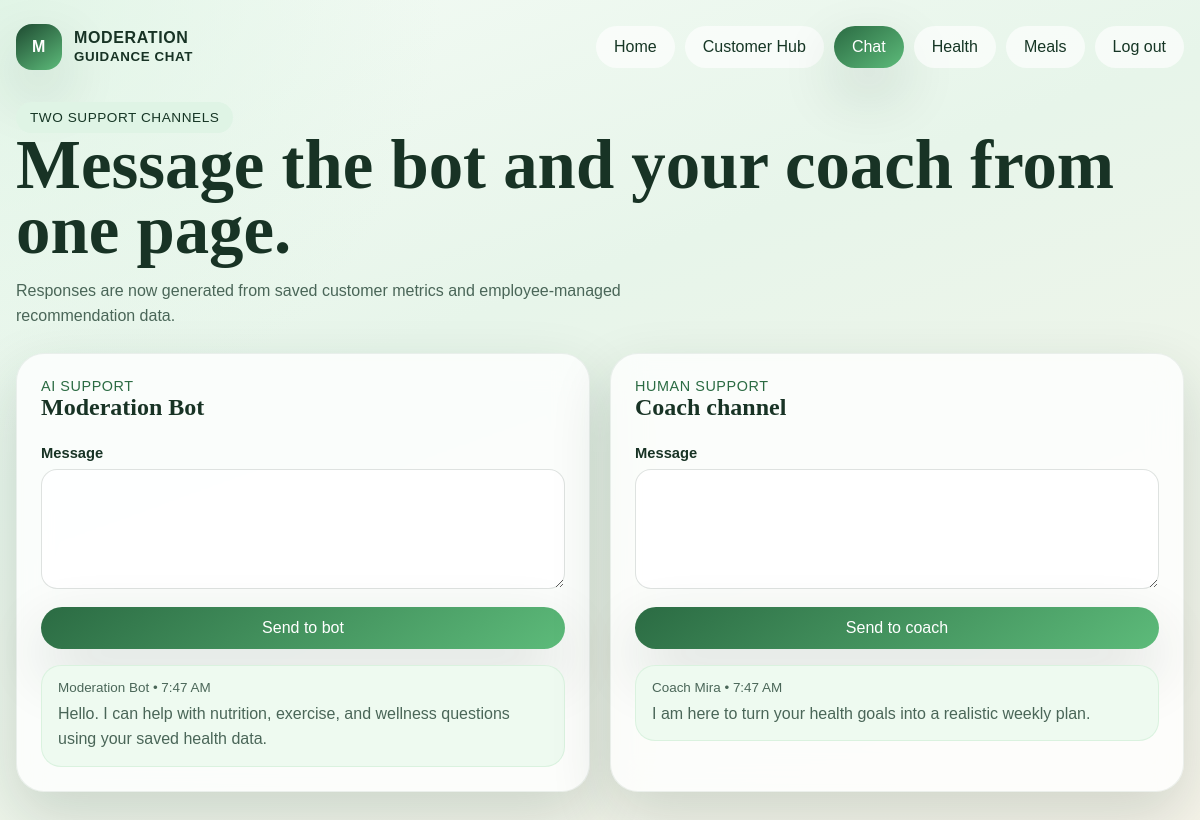
The page /chat/ (signed in) on the database its author committed.
### core/models.py (models this page shows)
class ChatMessage(models.Model):
	class Channels(models.TextChoices):
		CHATBOT = "chatbot", "Chatbot"
		COACH = "coach", "Coach"
	user = models.ForeignKey(User, on_delete=models.CASCADE, related_name="chat_messages")
	channel = models.CharField(max_length=20, choices=Channels.choices)
	author_name = models.CharField(max_length=255)
	message = models.TextField()
	is_machine_generated = models.BooleanField(default=False)
	created_at = models.DateTimeField(auto_now_add=True)
	class Meta:
		ordering = ["created_at", "id"]

### core/views.py (the view, shortened to what this page needs)
# urls.py: path("chat/", views.chat_view, name="chat"),
@customer_required
@require_http_methods(["GET", "POST"])
def chat_view(request):
	chatbot_form = ChatForm(prefix="chatbot", initial={"channel": ChatMessage.Channels.CHATBOT})
	coach_form = ChatForm(prefix="coach", initial={"channel": ChatMessage.Channels.COACH})
	return render(
		request,
		"core/chat.html",
		{
			"chatbot_form": chatbot_form,
			"coach_form": coach_form,
			"chatbot_messages": request.user.chat_messages.filter(channel=ChatMessage.Channels.CHATBOT),
			"coach_messages": request.user.chat_messages.filter(channel=ChatMessage.Channels.COACH),
			"active_page": "chat",
		},
	)

### core/forms.py
class ChatForm(forms.Form):
    channel = forms.ChoiceField(choices=ChatMessage.Channels.choices, widget=forms.HiddenInput())
    message = forms.CharField(widget=forms.Textarea(attrs={"rows": 4}))

### core/views.py (called while the page is built)
def customer_required(view_func):
	@wraps(view_func)
	@login_required
	def wrapped(request, *args, **kwargs):
		if request.user.role != User.Roles.CUSTOMER:
			return redirect("employee_dashboard")
		return view_func(request, *args, **kwargs)
	return wrapped

### templates/core/chat.html (shortened to what this page needs)
{% extends 'core/base.html' %}
{% block brand_subtitle %}Guidance Chat{% endblock %}
{% block content %}
<section class="page-header">
  <span class="eyebrow">Two support channels</span>
  <h1>Message the bot and your coach from one page.</h1>
  <p>
    Responses are now generated from saved customer metrics and employee-managed recommendation data.
  </p>
</section>
<section class="chat-grid">
  <article class="message-column">
    <div class="split-header">
      <div>
        <div class="kicker">AI support</div>
        <h2>Moderation Bot</h2>
      </div>
    </div>
    <form method="post">
      <div>
        <label for="{{ chatbot_form.message.id_for_label }}">Message</label>
        {{ chatbot_form.message }}
      </div>
      <button type="submit">Send to bot</button>
    </form>
    <div class="message-stream">
      {% for entry in chatbot_messages %}
        <article class="message-bubble">
          <span class="message-meta">{{ entry.author_name }} • {{ entry.created_at|date:'g:i A' }}</span>
          <p>{{ entry.message }}</p>
        </article>
      {% endfor %}
    </div>
  </article>
  <article class="message-column">
    <div class="split-header">
      <div>
        <div class="kicker">Human support</div>
        <h2>Coach channel</h2>
      </div>
    </div>
    <form method="post">
      <div>
        <label for="{{ coach_form.message.id_for_label }}">Message</label>
        {{ coach_form.message }}
      </div>
      <button type="submit">Send to coach</button>
    </form>
    <div class="message-stream">
      {% for entry in coach_messages %}
        <article class="message-bubble">
          <span class="message-meta">{{ entry.author_name }} • {{ entry.created_at|date:'g:i A' }}</span>
          <p>{{ entry.message }}</p>
        </article>
      {% endfor %}
    </div>
  </article>
</section>
{% endblock %}

### static/css/styles.css (style rules this page uses)
:root { --forest-950: #0f2a1f; --forest-900: #163625; --forest-800: #1e4a31; --forest-700: #2b6b43; --forest-500: #5dbb7a; --mint-100: #dff4e5; --mint-50: #eefaf0; --sand-50: #f8f4ea; --text-900: #183325; --text-700: #4a6658; --white: #ffffff; --shadow: 0 24px 60px rgba(18, 52, 35, 0.16); --radius-lg: 28px; --radius-md: 18px; }
* { box-sizing: border-box; }
body { margin: 0; font-family: "Trebuchet MS", "Gill Sans", sans-serif; color: var(--text-900); background: radial-gradient(circle at top left, rgba(223, 244, 229, 0.9), transparent 30%), linear-gradient(160deg, #f4fbf5 0%, #e7f5ea 38%, #f7f4ea 100%); min-height: 100vh; }
.nav a, .button, button { border: 0; cursor: pointer; border-radius: 999px; padding: 12px 18px; font: inherit; transition: transform 180ms ease, box-shadow 180ms ease, background 180ms ease; }
.button, button, .nav a.active, .static-button { background: linear-gradient(145deg, var(--forest-700), var(--forest-500)); color: var(--white); box-shadow: var(--shadow); }
.hero, .panel, .stat, .message-column, .feature-card, .notice { background: rgba(255, 255, 255, 0.78); backdrop-filter: blur(16px); border: 1px solid rgba(30, 74, 49, 0.08); box-shadow: var(--shadow); }
.eyebrow { display: inline-block; padding: 8px 14px; border-radius: 999px; background: var(--mint-100); color: var(--forest-900); font-size: 0.85rem; letter-spacing: 0.04em; text-transform: uppercase; }
h1, h2, h3 { font-family: Georgia, "Times New Roman", serif; margin: 0 0 14px; }
h1 { font-size: clamp(2.5rem, 6vw, 4.3rem); line-height: 0.95; }
p { margin: 0; color: var(--text-700); line-height: 1.6; }
.grid-2, .grid-3, .stats-grid, .chat-grid { display: grid; gap: 20px; }
.chat-grid { grid-template-columns: repeat(2, minmax(0, 1fr)); }
.panel, .feature-card, .message-column, .stat, .notice { border-radius: var(--radius-lg); padding: 24px; }
label { display: block; font-size: 0.92rem; font-weight: 700; margin-bottom: 8px; }
input, textarea, select { width: 100%; border: 1px solid rgba(22, 54, 37, 0.14); border-radius: 16px; padding: 14px 16px; font: inherit; background: rgba(255, 255, 255, 0.82); color: var(--text-900); }
textarea { min-height: 120px; resize: vertical; }
form { display: grid; gap: 14px; }
.feature-card span, .stat-label, .kicker { color: var(--forest-700); font-size: 0.9rem; letter-spacing: 0.04em; text-transform: uppercase; }
.message-stream, .list-stack { display: grid; gap: 12px; margin-top: 16px; }
.message-bubble, .list-item { border-radius: 20px; padding: 14px 16px; background: var(--mint-50); border: 1px solid rgba(93, 187, 122, 0.14); }
.message-meta, .list-item small { display: block; color: var(--text-700); font-size: 0.84rem; margin-bottom: 6px; }
.split-header { display: flex; align-items: center; justify-content: space-between; gap: 12px; margin-bottom: 10px; }
.page-header { margin-bottom: 24px; }
.page-header p { max-width: 720px; }

### rows shown on the page
ChatMessage: author_name "Moderation Bot", created_at "7:47 AM", message "Hello. I can help with nutrition, exercise, and wellness questions using your saved health data."
ChatMessage: author_name "Coach Mira", created_at "7:47 AM", message "I am here to turn your health goals into a realistic weekly plan."
